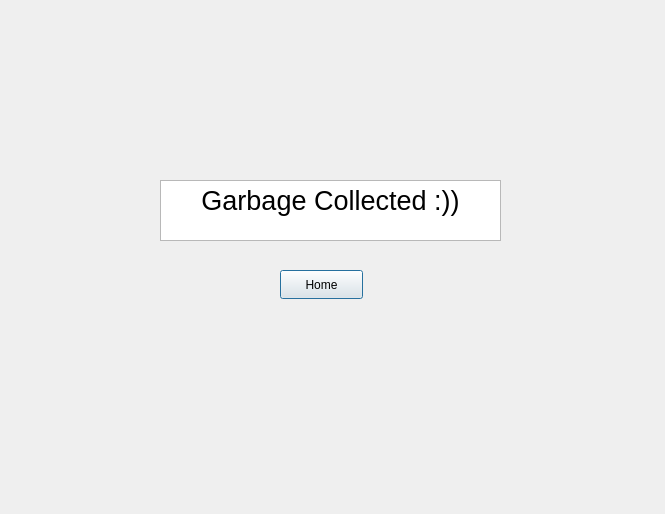
<?xml version="1.0" encoding="UTF-8"?>
<ui version="4.0">
 <class>MessageCollect</class>
 <widget class="QDialog" name="MessageCollect">
  <property name="geometry">
   <rect>
    <x>0</x>
    <y>0</y>
    <width>665</width>
    <height>514</height>
   </rect>
  </property>
  <property name="windowTitle">
   <string>Dialog</string>
  </property>
  <widget class="QTextEdit" name="textEdit">
   <property name="geometry">
    <rect>
     <x>160</x>
     <y>180</y>
     <width>341</width>
     <height>61</height>
    </rect>
   </property>
   <property name="html">
    <string>&lt;!DOCTYPE HTML PUBLIC &quot;-//W3C//DTD HTML 4.0//EN&quot; &quot;http://www.w3.org/TR/REC-html40/strict.dtd&quot;&gt;
&lt;html&gt;&lt;head&gt;&lt;meta name=&quot;qrichtext&quot; content=&quot;1&quot; /&gt;&lt;meta charset=&quot;utf-8&quot; /&gt;&lt;style type=&quot;text/css&quot;&gt;
p, li { white-space: pre-wrap; }
hr { height: 1px; border-width: 0; }
li.unchecked::marker { content: &quot;\2610&quot;; }
li.checked::marker { content: &quot;\2612&quot;; }
&lt;/style&gt;&lt;/head&gt;&lt;body style=&quot; font-family:'Segoe UI'; font-size:9pt; font-weight:400; font-style:normal;&quot;&gt;
&lt;p align=&quot;center&quot; style=&quot; margin-top:0px; margin-bottom:0px; margin-left:0px; margin-right:0px; -qt-block-indent:0; text-indent:0px;&quot;&gt;&lt;span style=&quot; font-size:20pt;&quot;&gt;Garbage Collected :))&lt;/span&gt;&lt;/p&gt;&lt;/body&gt;&lt;/html&gt;</string>
   </property>
  </widget>
  <widget class="QPushButton" name="pushButton">
   <property name="geometry">
    <rect>
     <x>280</x>
     <y>270</y>
     <width>83</width>
     <height>29</height>
    </rect>
   </property>
   <property name="text">
    <string>Home</string>
   </property>
  </widget>
 </widget>
 <resources/>
 <connections/>
</ui>
